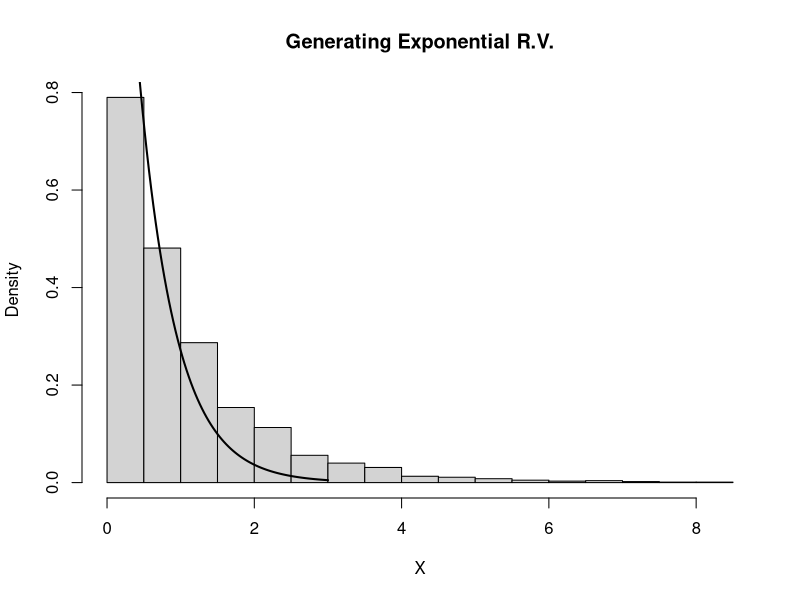

Generate this figure with R: (Note: this script raises an error after producing the figure.)
# inverse transfrom sampling
num.samples <-  2000
U           <-  runif(num.samples)
Lnam        <- 1
X           <- -log(1-U)/Lnam
print(X)
# plot
hist(X, freq=F, xlab='X', main='Generating Exponential R.V.')
curve(dexp(x, rate=2) , 0, 3, lwd=2, xlab = "", ylab = "", add = T)


#gamma distribution sampling
Y <- rgamma (n = X, shape = 1, scale = 5)
ggplot() +
  aes(x=Y) +
  geom_histogram(fill='red', bins=100)

hist(Y, freq=F, xlab='Y', main='Generating Exponential R.V.')

#gamma distribution sampling
Z <- rgamma (n = X, shape = 3.5, scale = 5)
ggplot() +
  aes(x=Z) +
  geom_histogram(fill='red', bins=100)

hist(Z, freq=F, xlab='Y', main='Generating Exponential R.V.')
